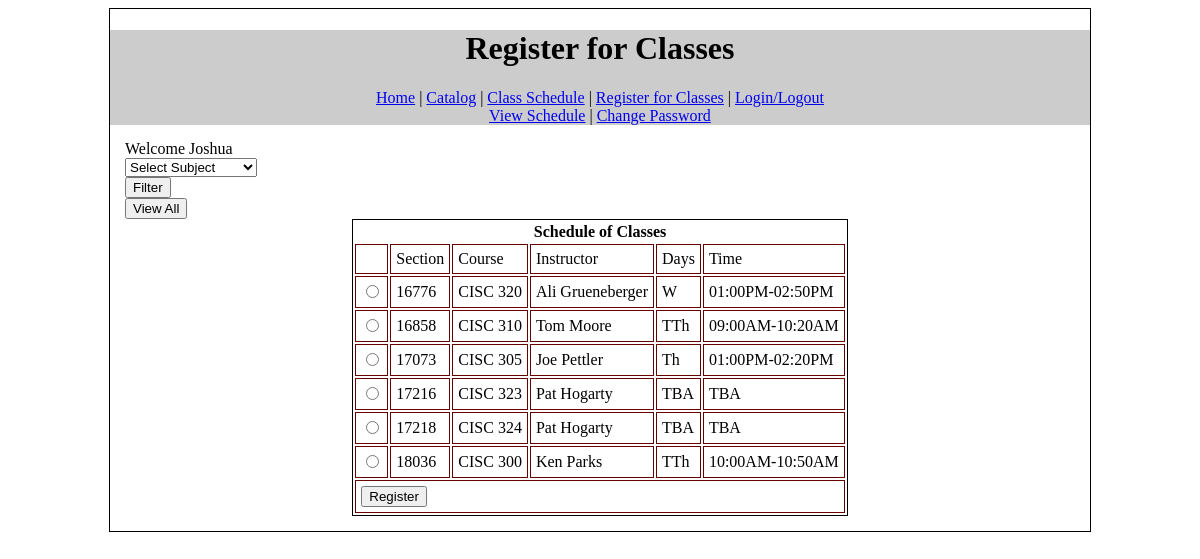
/csumb/cst336/team_project/studentregister.php?Subject=Computer Science (signed in), run on the app's committed database.
### tables this page shows
CREATE TABLE IF NOT EXISTS `schedule` (
  `SectionID` int(11) NOT NULL DEFAULT '0',
  `CourseID` varchar(10) DEFAULT NULL,
  `InstructorID` int(11) DEFAULT NULL,
  `Days` varchar(10) DEFAULT NULL,
  `Time` varchar(20) DEFAULT NULL,
  PRIMARY KEY (`SectionID`)
);

CREATE TABLE IF NOT EXISTS `team_project_admin` (
  `id` int(11) NOT NULL AUTO_INCREMENT,
  `firstname` varchar(50) DEFAULT NULL,
  `lastname` varchar(50) DEFAULT NULL,
  `username` varchar(50) NOT NULL,
  `password` varchar(50) NOT NULL,
  PRIMARY KEY (`id`)
);

### csumb/cst336/team_project/studentregister.php (the view, shortened to what this page needs)
<?php
if(!isset($_SESSION['username']))	{
	header("Location: login.php");
} else	{
	$firstname = $_SESSION['firstname'];
}
require('db_connection.php');
function filterSchedule()	{
	global $dbConn;
	$Subject = $_GET['Subject'];
	$sql = "SELECT * FROM catalog as c INNER JOIN schedule as s WHERE c.CourseID = s.CourseID AND c.Subject LIKE CONCAT(:Subject,'%')";
	$stmt = $dbConn->prepare($sql);
	$stmt->execute(array(':Subject'=>$Subject));
	return $stmt->fetchAll();
}
function getInstructor($Ins)	{
	global $dbConn;
	$InsID = $Ins;
	$sql = "SELECT FirstName,LastName FROM team_project_admin WHERE ID=:ID";
	$stmt = $dbConn->prepare($sql);
	$stmt->execute(array(':ID'=>$InsID));
	return $stmt->fetch();
}
?>
<!DOCTYPE html>
<html lang="en">
	<head>
        <link href="css\teamProjectCSS.css" rel="stylesheet" type="text/css">
	</head>
<body>
<div id="wrapper">
<div id="header">
	<h1>Register for Classes</h1>
    <div id="menubar">
    <a href="index.php">Home</a>	|	<a href="catalog.php">Catalog</a>	|	<a href="schedule.php">Class Schedule</a>	|	<a href="studentregister.php">Register for Classes</a>	 |	<a href="logout.php">Login/Logout</a>
    </div>
    <div id="SubMenu">
    <a href="viewschedule.php">View Schedule</a>	|	<a href="change_password.php">Change Password</a>
    </div>
</div>
<div id="mainbody">
<div id="welcome">Welcome <?=$firstname ?></div>
<form method="get" id="CatalogFilter">
	<select name="Subject">
    	<option value="-1">Select Subject</option>
    </select>
    <br />
    <input type="submit" value="Filter" />
</form>
<form method="GET">
	<input type="submit" value="View All" name="ViewAll" />
</form>
<table id="catalogTable">
<tr>
	<th colspan='6'>Schedule of Classes</th>
</tr>
<tr>
	<td />
	<td>Section</td>
    <td>Course</td>
    <td>Instructor</td>
    <td>Days</td>
    <td>Time</td>
</tr>
<form method="POST" id="register">
<?php
	if(isset($_GET['Subject']))	{
		$classes = filterSchedule();
	}	else	{
		$classes = DisplaySchedule();
	}
		foreach($classes as $s)	{
			echo "<tr>";
			echo "<td><input type='radio' name='register' value='" . $s['SectionID'] . "'></td>";
			echo "<td>" . $s['SectionID'] . "</td>";
			echo "<td>" . $s['CourseID'] . "</td>";
			$teacher = getInstructor($s['InstructorID']);
			echo "<td>" . $teacher['FirstName'] . " " . $teacher['LastName'] . "</td>";
			echo "<td>" . $s['Days'] . "</td>";
			echo "<td>" . $s['Time'] . "</td>";
			echo "</tr>";
		}
?>
<tr>
	<td colspan="6"><input type="submit" value="Register" /></td>
</tr>
</form>
</table>
</div>
</div>
</body>
</html>

### csumb/cst336/team_project/css/teamProjectCSS.css (style rules this page uses)
#wrapper { width: 980px; margin: 0 auto; border: 1px solid #000; }
#header { background-color: #ccc; padding: 0; margin: 0; text-align:center; }
#menubar { text-align:center; }
#mainbody { padding: 15px; }
#CatalogFilter { margin: auto 0; }
#catalogTable { margin: 0 auto; border: 1px solid #000; }
#catalogTable tr,td { border: 1px solid #660000; padding: 5px; }

### data on the page
schedule: SectionID "16776", CourseID "CISC 320", team_project_admin.firstname "Ali", team_project_admin.lastname "Grueneberger", Days "W", Time "01:00PM-02:50PM"
schedule: SectionID "16858", CourseID "CISC 310", team_project_admin.firstname "Tom", team_project_admin.lastname "Moore", Days "TTh", Time "09:00AM-10:20AM"
schedule: SectionID "17073", CourseID "CISC 305", team_project_admin.firstname "Joe", team_project_admin.lastname "Pettler", Days "Th", Time "01:00PM-02:20PM"
schedule: SectionID "17216", CourseID "CISC 323", team_project_admin.firstname "Pat", team_project_admin.lastname "Hogarty", Days "TBA", Time "TBA"
schedule: SectionID "17218", CourseID "CISC 324", team_project_admin.firstname "Pat", team_project_admin.lastname "Hogarty", Days "TBA", Time "TBA"
schedule: SectionID "18036", CourseID "CISC 300", team_project_admin.firstname "Ken", team_project_admin.lastname "Parks", Days "TTh", Time "10:00AM-10:50AM"

### other printed values
$firstname "Joshua"
